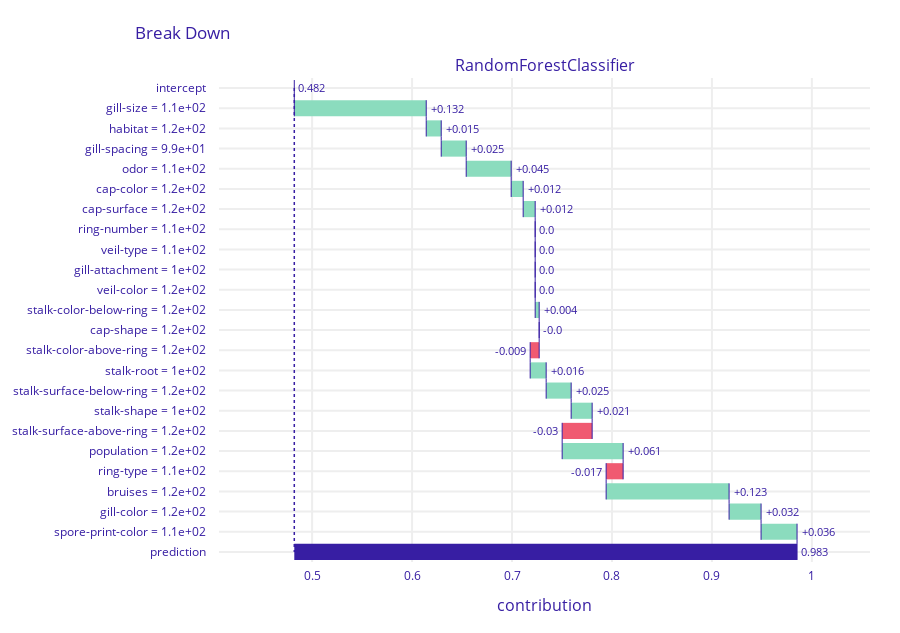

Notebook cell for this chart:
### Markdown cell above
The random forest is almost certain about the mushroom's (no 20) edibility.

### Code cell
draw_breakdown_from_id(rf_explainer, 950)

### Figure 1 — Plotly figure (JSON) as saved in the notebook; plotly's stock layout.template omitted (floating-point values rounded to 4 significant figures)
{"data": [{"base": 0.4822, "connector": {"line": {"color": "#371ea3", "dash": "solid", "width": 1}, "mode": "spanning"}, "decreasing": {"marker": {"color": "#f05a71"}}, "hoverinfo": "text+delta", "hoverlabel": {"bgcolor": "rgba(0,0,0,0.8)"}, "hovertext": ["Average response: 0.482<br>Prediction: 0.983", "gill-size = 1.1e+02<br>increases average response <br>by", "habitat = 1.2e+02<br>increases average response <br>by", "gill-spacing = 9.9e+01<br>increases average response <br>by", "odor = 1.1e+02<br>increases average response <br>by", "cap-color = 1.2e+02<br>increases average response <br>by", "cap-surface = 1.2e+02<br>increases average response <br>by", "ring-number = 1.1e+02<br>decreases average response <br>by", "veil-type = 1.1e+02<br>decreases average response <br>by", "gill-attachment = 1e+02<br>decreases average response <br>by", "veil-color = 1.2e+02<br>decreases average response <br>by", "stalk-color-below-ring = 1.2e+02<br>increases average response <br>by", "cap-shape = 1.2e+02<br>decreases average response <br>by", "stalk-color-above-ring = 1.2e+02<br>decreases average response <br>by", "stalk-root = 1e+02<br>increases average response <br>by", "stalk-surface-below-ring = 1.2e+02<br>increases average response <br>by", "stalk-shape = 1e+02<br>increases average response <br>by", "stalk-surface-above-ring = 1.2e+02<br>decreases average response <br>by", "population = 1.2e+02<br>increases average response <br>by", "ring-type = 1.1e+02<br>decreases average response <br>by", "bruises = 1.2e+02<br>increases average response <br>by", "gill-color = 1.2e+02<br>increases average response <br>by", "spore-print-color = 1.1e+02<br>increases average response <br>by", "Average response: 0.482<br>Prediction: 0.983"], "increasing": {"marker": {"color": "#8bdcbe"}}, "measure": ["relative", "relative", "relative", "relative", "relative", "relative", "relative", "relative", "relative", "relative", "relative", "relative", "relative", "relative", "relative", "relative", "relative", "relative", "relative", "relative", "relative", "relative", "relative", "total"], "orientation": "h", "showlegend": false, "text": ["0.482", "+0.132", "+0.015", "+0.025", "+0.045", "+0.012", "+0.012", "0.0", "0.0", "0.0", "0.0", "+0.004", "-0.0", "-0.009", "+0.016", "+0.025", "+0.021", "-0.03", "+0.061", "-0.017", "+0.123", "+0.032", "+0.036", "0.983"], "textposition": "outside", "totals": {"marker": {"color": "#371ea3"}}, "type": "waterfall", "x": [0, 0.132, 0.015, 0.025, 0.045, 0.012, 0.012, 0, 0, 0, 0, 0.004, 0, -0.009, 0.016, 0.025, 0.021, -0.03, 0.061, -0.017, 0.123, 0.032, 0.036, 0.501], "xaxis": "x", "y": ["intercept", "gill-size = 1.1e+02", "habitat = 1.2e+02", "gill-spacing = 9.9e+01", "odor = 1.1e+02", "cap-color = 1.2e+02", "cap-surface = 1.2e+02", "ring-number = 1.1e+02", "veil-type = 1.1e+02", "gill-attachment = 1e+02", "veil-color = 1.2e+02", "stalk-color-below-ring = 1.2e+02", "cap-shape = 1.2e+02", "stalk-color-above-ring = 1.2e+02", "stalk-root = 1e+02", "stalk-surface-below-ring = 1.2e+02", "stalk-shape = 1e+02", "stalk-surface-above-ring = 1.2e+02", "population = 1.2e+02", "ring-type = 1.1e+02", "bruises = 1.2e+02", "gill-color = 1.2e+02", "spore-print-color = 1.1e+02", "prediction"], "yaxis": "y"}], "layout": {"annotations": [{"font": {"size": 16}, "showarrow": false, "text": "RandomForestClassifier", "x": 0.5, "xanchor": "center", "xref": "paper", "y": 1, "yanchor": "bottom", "yref": "paper"}, {"font": {"size": 16}, "showarrow": false, "text": "contribution", "x": 0.5, "xanchor": "center", "xref": "paper", "y": 0, "yanchor": "top", "yref": "paper", "yshift": -30}], "font": {"color": "#371ea3"}, "height": 633, "margin": {"b": 71, "r": 30, "t": 78}, "shapes": [{"line": {"color": "#371ea3", "dash": "dot", "width": 1.5}, "type": "line", "x0": 0.4822, "x1": 0.4822, "xref": "x", "y0": 0, "y1": 23, "yref": "y"}], "title": {"text": "Break Down", "x": 0.15}, "xaxis": {"anchor": "y", "automargin": true, "domain": [0, 1], "fixedrange": true, "gridwidth": 2, "range": [0.4068, 1.058], "tickcolor": "white", "ticklen": 3, "ticks": "outside", "type": "linear", "zeroline": false}, "yaxis": {"anchor": "x", "automargin": true, "autorange": "reversed", "domain": [0, 1], "fixedrange": true, "gridwidth": 2, "tickcolor": "white", "ticklen": 10, "ticks": "outside", "type": "category"}}}
